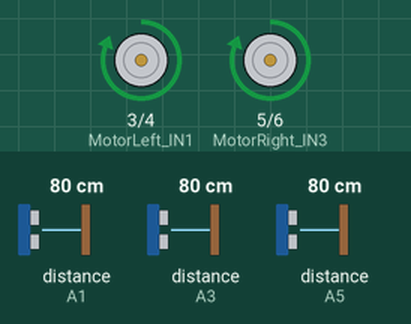
Bench run of a sketch on a simulated Arduino Uno, built with avr-gcc and run on an emulated ATmega328P. Shown: motor-driver pin pairs drawn as motors (green arrow = first pin HIGH = forward, orange = second pin HIGH = backward, longer = more drive, scaled by the enable pin). Wiring (inferred from the names in the program): 3 × ultrasonic range finder: trigger A0, echo A1 / trigger A2, echo A3 / trigger A4, echo A5. The test bench sets the inputs (shaded band); at power-on: distance to the obstacle (sensors on A1, A3, A5) 80 cm. The echo pulse lasts 58.3 µs per cm; storage starts empty.

Above: at 1.2 s.
1.3 s: distance to the obstacle (sensor on A1) set to 45 cm
2.8 s: distance to the obstacle (sensor on A1) set to 37 cm
At 2.99 s:
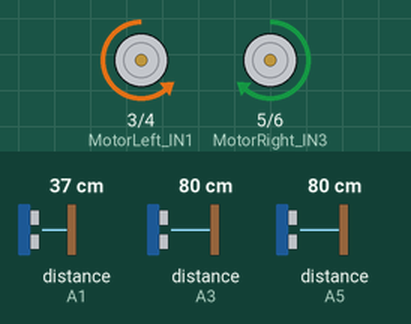
5.8 s: distance to the obstacle (sensor on A3) set to 2 cm
At 7.1 s:
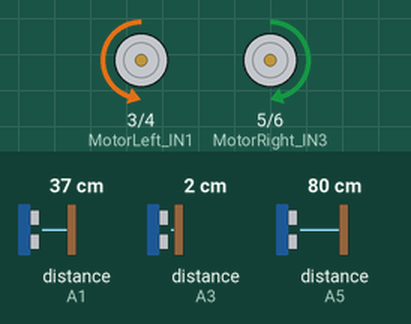
7.4 s: distance to the obstacle (sensor on A5) set to 2 cm
At 7.8 s:
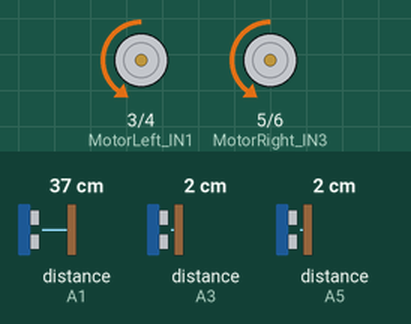
Timing chart, 0 to 9.9 s (numbered marks = the images above; inputs shaded):
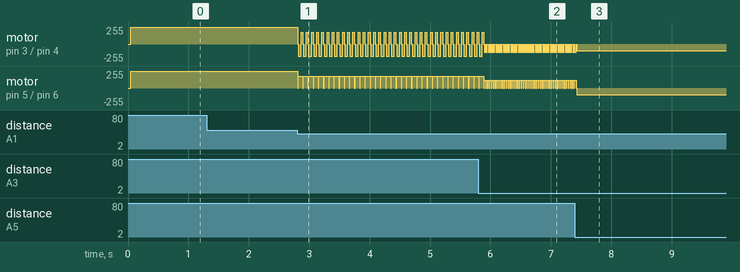

Measured:
- the behaviour switches between 41 and 40 cm on distance to the obstacle (sensor on A1) (found by bisection; images 0 and 1)
- after the input at 1.3 s, every drawn part: stays the same
- after the input at 2.8 s, motor on pin 3 (MotorLeft_IN1) / pin 4 (MotorLeft_IN2): forward 255/255 → stopped at once, then repeats every 0.09 s: backward 180/255 0.05 s, forward 180/255 0.03 s, stopped 0.01 s; motor on pin 5 (MotorRight_IN3) / pin 6 (MotorRight_IN4): alternates forward 180/255 for 0.08 s and stopped for 0.01 s, starting at once

The sketch:

obtacleAvoidingCar.ino
```cpp
#include <SPI.h>
#include <SD.h>

// right sonar
#define trigRight A0
#define echoRight A1

// middle sonar
#define trigMid A2
#define echoMid A3

// left sonar
#define trigLeft A4
#define echoLeft A5

#define MotorLeft_IN1 3
#define MotorLeft_IN2 4
#define MotorRight_IN3 5
#define MotorRight_IN4 6

#define MotorLeft_PWM 9
#define MotorRight_PWM 10

// MISO 12
// MOSI 11
// SCK 13
#define chipSelect 7


float distanceLeft = 0.00;
float distanceMid = 0.00;
float distanceRight = 0.00;
float carSpeed = 0.00;

void setup(){
  Initialize_SDcard();
  // motor pins setup
  pinMode(MotorLeft_IN1, OUTPUT);
  pinMode(MotorLeft_IN2, OUTPUT);
  pinMode(MotorRight_IN3, OUTPUT);
  pinMode(MotorRight_IN4, OUTPUT);
  pinMode(MotorLeft_PWM, OUTPUT);
  pinMode(MotorRight_PWM, OUTPUT);

  // sonars' pins setup
  pinMode(trigLeft, OUTPUT);
  pinMode(echoLeft, INPUT);

  pinMode(trigMid, OUTPUT);
  pinMode(echoMid, INPUT);

  pinMode(trigRight, OUTPUT);
  pinMode(echoRight, INPUT);
}

void loop(){
  distanceLeft = leftSonar();
  distanceMid = midSonar();
  distanceRight = rightSonar();

  if (distanceMid < 40 && distanceRight < 40 && distanceLeft < 40) // obstacle infront of all 3 sides
  {
    Write_SDcard();
    carStop();
    delay(10);
    carSpeed = 100;
    analogWrite(MotorLeft_PWM, carSpeed);
    analogWrite(MotorRight_PWM, carSpeed);
    while (distanceRight < 60 || distanceLeft < 60){
      carBackWard();
      distanceLeft = leftSonar();
      distanceRight = rightSonar();
      Write_SDcard();
    }
    carStop();
    delay(10);
    if(distanceRight > distanceLeft){
      carRight();
    }else{
      carLeft();
    }
  } else if (distanceMid < 40 && distanceRight < 40 && distanceLeft > 40) // obstacle on right and front sides
  {
    carStop();
    delay(10);
    carSpeed = 120;
    analogWrite(MotorLeft_PWM, carSpeed);
    analogWrite(MotorRight_PWM, carSpeed);
    carLeft();
    Write_SDcard();
  } else if (distanceMid < 40 && distanceRight > 40 && distanceLeft < 40) // obstacle on left and front sides
  {
    carSpeed = 120;
    analogWrite(MotorLeft_PWM, carSpeed);
    analogWrite(MotorRight_PWM, carSpeed);
    carStop();
    delay(10);
    carRight();
    Write_SDcard();
  } else if (distanceMid < 40 && distanceRight > 40 && distanceLeft > 40) // obstacle on front sides
  {
    carStop();
    delay(10);
    carSpeed = 180;
    analogWrite(MotorLeft_PWM, carSpeed);
    analogWrite(MotorRight_PWM, carSpeed);
    if(distanceRight>distanceLeft){
      carRight();
    }else{
      carLeft();
    }
    Write_SDcard();
  } else if (distanceMid > 40 && distanceRight > 40 && distanceLeft < 40) // obstacle on left sides
  {
    carStop();
    delay(10);
    carSpeed = 180;
    analogWrite(MotorLeft_PWM, carSpeed);
    analogWrite(MotorRight_PWM, carSpeed);
    carRight();
    delay(50);
    carForward();
    Write_SDcard();
   } else if (distanceMid > 40 && distanceRight < 40 && distanceLeft > 40) // obstacle on right sides
   {
    carStop();
    delay(10);
    carSpeed = 180;
    analogWrite(MotorLeft_PWM, carSpeed);
    analogWrite(MotorRight_PWM, carSpeed);
    carLeft();
    delay(50);
    carForward();
    Write_SDcard();
    } else {
      carSpeed = 255;
      analogWrite(MotorLeft_PWM, carSpeed);
      analogWrite(MotorRight_PWM, carSpeed);
      carForward();
      Write_SDcard();
    }
}

void carForward(){
  digitalWrite(MotorLeft_IN1, HIGH);
  digitalWrite(MotorLeft_IN2, LOW);
  digitalWrite(MotorRight_IN3, HIGH);
  digitalWrite(MotorRight_IN4, LOW);
}

void carBackWard(){
  digitalWrite(MotorLeft_IN1, LOW);
  digitalWrite(MotorLeft_IN2, HIGH);
  digitalWrite(MotorRight_IN3, LOW);
  digitalWrite(MotorRight_IN4, HIGH);
}

void carRight(){
  digitalWrite(MotorLeft_IN1, HIGH);
  digitalWrite(MotorLeft_IN2, LOW);
  digitalWrite(MotorRight_IN3, LOW);
  digitalWrite(MotorRight_IN4, HIGH);
}

void carLeft(){
  digitalWrite(MotorLeft_IN1, LOW);
  digitalWrite(MotorLeft_IN2, HIGH);
  digitalWrite(MotorRight_IN3, HIGH);
  digitalWrite(MotorRight_IN4, LOW);
}

void carStop(){
  digitalWrite(MotorLeft_IN1, LOW);
  digitalWrite(MotorLeft_IN2, LOW);
  digitalWrite(MotorRight_IN3, LOW);
  digitalWrite(MotorRight_IN4, LOW);
}

int leftSonar(void){
  float duration = 0.00;

  digitalWrite(trigLeft, LOW);
  delayMicroseconds(2);

  digitalWrite(trigLeft, HIGH);
  delayMicroseconds(10);

  digitalWrite(trigLeft, LOW);

  duration = pulseIn(echoLeft, HIGH);
  return (duration/58.82);
}

int midSonar(void){
  float duration = 0.00;

  digitalWrite(trigMid, LOW);
  delayMicroseconds(2);

  digitalWrite(trigMid, HIGH);
  delayMicroseconds(10);

  digitalWrite(trigMid, LOW);

  duration = pulseIn(echoMid, HIGH);
  return (duration/58.82);
}

int rightSonar(void){
  float duration = 0.00;

  digitalWrite(trigRight, LOW);
  delayMicroseconds(2);

  digitalWrite(trigRight, HIGH);
  delayMicroseconds(10);

  digitalWrite(trigRight, LOW);

  duration = pulseIn(echoRight, HIGH);
  return (duration/58.82);
}

void Write_SDcard(){
  // open the file. note that only one file can be open at a time,
  // so you have to close this one before opening another.
  File dataFile = SD.open("dataLog.txt", FILE_WRITE);

  // if the file is available, write to it:
  if (dataFile) {
    dataFile.print(distanceLeft); //Store data
    dataFile.print(","); //Move to next column using a ","

    dataFile.print(distanceMid);
    dataFile.print(",");

    dataFile.print(distanceRight);
    dataFile.print(",");

    dataFile.print(carSpeed);
    dataFile.print(",");

    dataFile.println(); //End of Row move to next row
    dataFile.close(); //Close the file
  }
  else
  Serial.println("SD card writing failed");
}

void Initialize_SDcard(){
  // see if the card is present and can be initialized:
  if (!SD.begin(chipSelect)) {
    Serial.println("Card failed, or not present");
    // don't do anything more:
    return;
  }
  // open the file. note that only one file can be open at a time,
  // so you have to close this one before opening another.
  File dataFile = SD.open("dataLog.txt", FILE_WRITE);
  // if the file is available, write to it:
  if (dataFile) {
    dataFile.println("distanceLeft, distanceMid, distanceRight, carSpeed"); //Write the first row of the excel file
    dataFile.close();
  }
}
```
